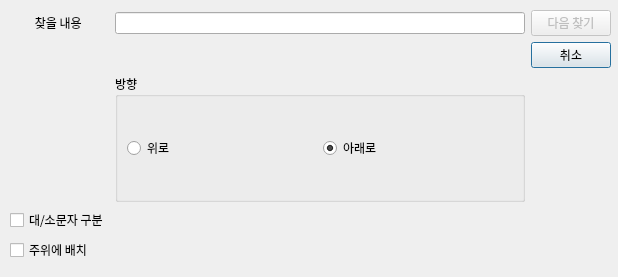
<?xml version="1.0" encoding="UTF-8"?>
<ui version="4.0">
 <class>Dialog</class>
 <widget class="QDialog" name="Dialog">
  <property name="geometry">
   <rect>
    <x>0</x>
    <y>0</y>
    <width>618</width>
    <height>277</height>
   </rect>
  </property>
  <property name="windowTitle">
   <string>Dialog</string>
  </property>
  <widget class="QWidget" name="horizontalLayoutWidget">
   <property name="geometry">
    <rect>
     <x>10</x>
     <y>10</y>
     <width>601</width>
     <height>252</height>
    </rect>
   </property>
   <layout class="QGridLayout" name="gridLayout">
    <item row="0" column="0">
     <widget class="QLabel" name="label">
      <property name="font">
       <font>
        <family>맑은 고딕</family>
       </font>
      </property>
      <property name="text">
       <string>찾을 내용 </string>
      </property>
      <property name="alignment">
       <set>Qt::AlignCenter</set>
      </property>
     </widget>
    </item>
    <item row="1" column="2">
     <widget class="QPushButton" name="pushButton_cancel">
      <property name="font">
       <font>
        <family>맑은 고딕</family>
       </font>
      </property>
      <property name="text">
       <string>취소</string>
      </property>
     </widget>
    </item>
    <item row="0" column="2">
     <widget class="QPushButton" name="pushButton_findnext">
      <property name="enabled">
       <bool>false</bool>
      </property>
      <property name="font">
       <font>
        <family>맑은 고딕</family>
       </font>
      </property>
      <property name="text">
       <string>다음 찾기</string>
      </property>
     </widget>
    </item>
    <item row="5" column="0">
     <widget class="QCheckBox" name="checkBox_near">
      <property name="font">
       <font>
        <family>맑은 고딕</family>
       </font>
      </property>
      <property name="text">
       <string>주위에 배치</string>
      </property>
     </widget>
    </item>
    <item row="4" column="0">
     <widget class="QCheckBox" name="checkBox_CaseSensitive">
      <property name="font">
       <font>
        <family>맑은 고딕</family>
       </font>
      </property>
      <property name="text">
       <string>대/소문자 구분</string>
      </property>
     </widget>
    </item>
    <item row="0" column="1">
     <widget class="QLineEdit" name="lineEdit">
      <property name="enabled">
       <bool>true</bool>
      </property>
     </widget>
    </item>
    <item row="3" column="1">
     <widget class="QGroupBox" name="groupBox">
      <property name="font">
       <font>
        <family>맑은 고딕</family>
       </font>
      </property>
      <property name="title">
       <string>방향</string>
      </property>
      <layout class="QGridLayout" name="gridLayout_3">
       <item row="1" column="0">
        <layout class="QGridLayout" name="gridLayout_2">
         <item row="0" column="1">
          <widget class="QRadioButton" name="radioButton_2">
           <property name="text">
            <string>아래로</string>
           </property>
           <property name="checked">
            <bool>true</bool>
           </property>
          </widget>
         </item>
         <item row="0" column="0">
          <widget class="QRadioButton" name="radioButton">
           <property name="text">
            <string>위로</string>
           </property>
          </widget>
         </item>
        </layout>
       </item>
      </layout>
     </widget>
    </item>
   </layout>
  </widget>
 </widget>
 <resources/>
 <connections/>
</ui>
